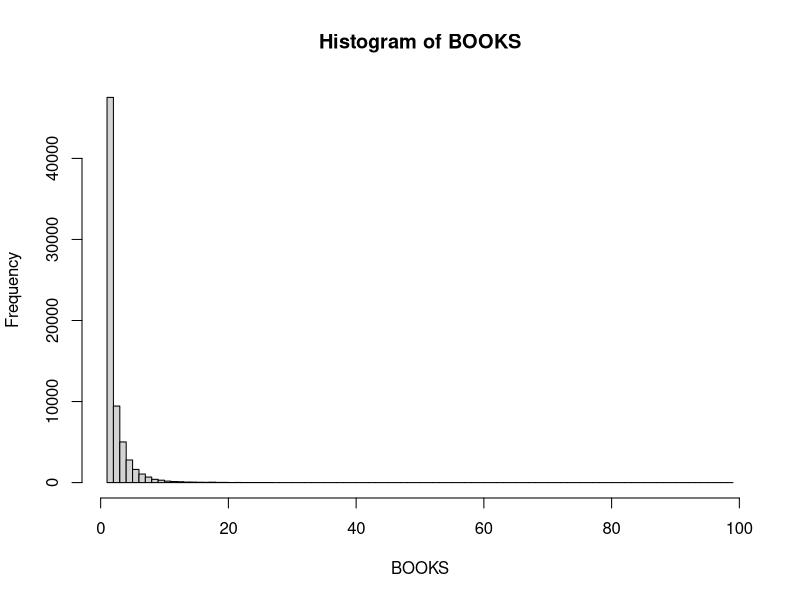
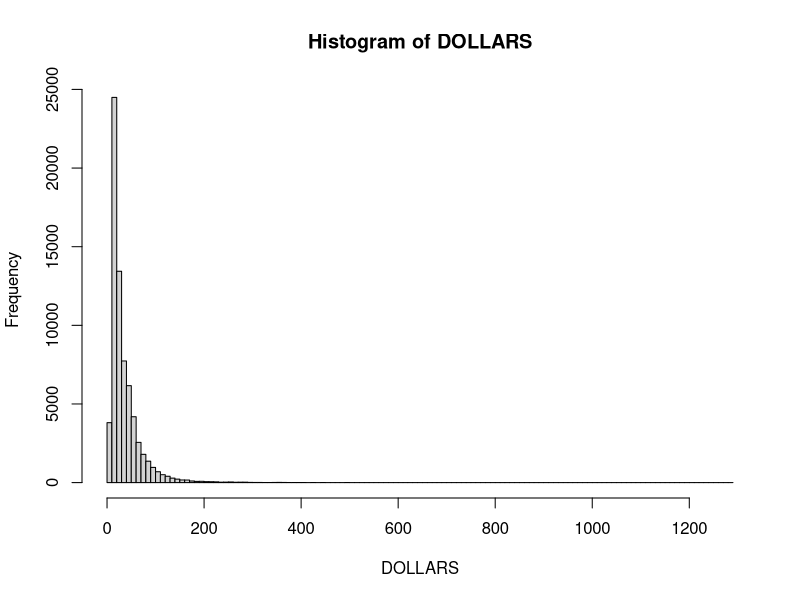
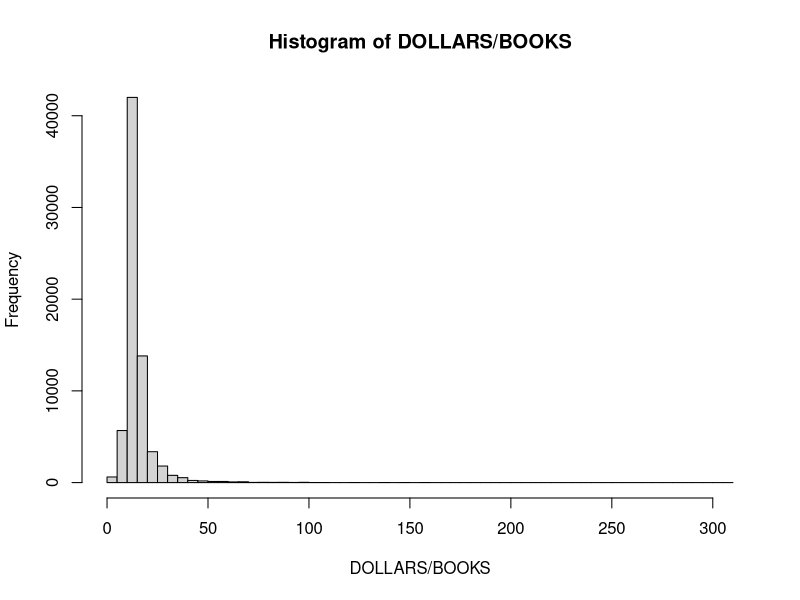

Write the R code that produced these figures, in order. (Note: this script raises an error after producing the figures.)

rm(list=ls())

#set working directory
# install.packages("data.table)
library(data.table)
# install.packages("dplyr")
library(dplyr)
library("pROC")


#Question 1
#load transaction data and retention data
data<-fread("book_transaction.csv")

# take a look at the column properties
str(data)

# specify the date format for DATE variable
data[, DATE:=as.Date(DATE,format="%m/%d/%Y")]  

str(data)
head(data)

# summary data
table(is.na(data))
summary(data)

data[, hist(BOOKS, breaks = 100)]
data[, hist(DOLLARS, breaks = 100)]
data[, hist(DOLLARS/BOOKS, breaks = 100)]


#split the data into calibration and validation samples at 9/30/17
data.calibration<-data[DATE<=as.Date(c("2017-09-30")),]
data.validation<-data[DATE>as.Date(c("2017-09-30")),]

# create new data frames that aggregate info at per ID level
# monetary = average spend
# frequency = number of separate orders
# lastpurchase = date of most recent purchase
# numBOOKS = average number of BOOKS ordered
new.calibration <- data.calibration[,list(monetary=mean(DOLLARS),
                                          frequency=length(DOLLARS),
                                          lastpurchase=as.Date(max(DATE)),
                                          recency=as.numeric(max(data.calibration$DATE)-max(DATE)),
                                          numbooks=sum(BOOKS)),
                                    by=.(ID)]

new.validation <- data.validation[,list(monetary=mean(DOLLARS),
                                        frequency=length(DOLLARS),
                                        lastpurchase=as.Date(max(DATE)),
                                        recency=as.numeric(max(data.validation$DATE)-max(DATE)),
                                        numbooks=sum(BOOKS)),
                                  by=.(ID)]


#Merge calibration and validation samples into wide format where NAs in the validation indicate not being retained
new<-merge(new.calibration, new.validation, by = c("ID"), all.x = TRUE)

#creates another column which returns a 1 if customer purchases in the validation period, 0 otherwise
new[,retained:=as.numeric(!is.na(monetary.y))]

View(new)


#Linear regression Question 2a
new.linearfit <-lm(retained ~ recency.x + frequency.x + monetary.x, data=new)
summary(new.linearfit)
new[, linearfit:=predict(new.linearfit, type="response")]

hist(new$linearfit)
View(new)

#Question 2b Impact of M on retention
monetaryprediction = expand.grid(recency.x=mean(new$recency.x),
                                 frequency.x=mean(new$frequency.x),
                                 monetary.x=seq(min(new$monetary.x),max(new$monetary.x)))
monetaryprediction$linearfit <- predict(new.linearfit, monetaryprediction,type="response")
plot(monetaryprediction$monetary.x,monetaryprediction$linearfit,col=3)


#Question 2b Impact of R on retention
recencyprediction = expand.grid(recency.x=seq(min(new$recency.x),max(new$recency.x)),
                                 frequency.x=mean(new$frequency.x),
                                 monetary.x=mean(new$monetary.x))
recencyprediction$linearfit <- predict(new.linearfit, recencyprediction,type="response")
plot(recencyprediction$recency.x,recencyprediction$linearfit,col=3)

#Question 2b Impact of F on Retention
frequencyprediction = expand.grid(recency.x=mean(new$recency.x),
                                frequency.x=seq(min(new$frequency.x),max(new$frequency.x)),
                                monetary.x=mean(new$monetary.x))
frequencyprediction$linearfit <- predict(new.linearfit, frequencyprediction,type="response")
plot(frequencyprediction$frequency.x,frequencyprediction$linearfit,col=3)


#Question 2c Logistic regression
new.logisticfit<- glm(retained ~ recency.x + frequency.x + monetary.x, data=new, family=binomial(link="logit"))
summary(new.logisticfit)

new[, logisticfit:=predict(new.logisticfit, type="response")]
new[, retainedpredict:=ifelse(logisticfit>=0.5,1,0)]
new[, table(retained,retainedpredict)]


#Question 2d marginal impacts
recencypredictionlogit = expand.grid(recency.x=seq(min(new$recency.x),max(new$recency.x)),
                                frequency.x=mean(new$frequency.x),
                                monetary.x=mean(new$monetary.x))
recencypredictionlogit$logisticfit <- predict(new.logisticfit, recencypredictionlogit,type="response")
plot(recencypredictionlogit$recency.x,recencypredictionlogit$logisticfit,col=3)


frequencypredictionlogit = expand.grid(recency.x=mean(new$recency.x),
                                  frequency.x=seq(min(new$frequency.x),max(new$frequency.x)),
                                  monetary.x=mean(new$monetary.x))
frequencypredictionlogit$logisticfit <- predict(new.logisticfit, frequencypredictionlogit,type="response")
plot(frequencypredictionlogit$frequency.x,frequencypredictionlogit$logisticfit,col=3)



#Question 3
#3. Decile analysis: For recency.x, frequency.x, and monetary.x in the restructured data, 
#create new columns that place each customer into a decile based on how they rank. 
#This will be easy to do with the package “dplyr” and the function “ntile.” 
#Calculate and plot the percent retention in decile of recency, each decile of frequency, 
#and each decile of monetary. (1 pt)each
new[, recency_quantile := ntile(recency.x,10)]
new[,table(recency_quantile)]
targetedrecency = new[, list(n.retained=sum(retained),
                       n=length(retained),
                       rate_observed=sum(retained)/length(retained),
                       rate_predicted=mean(logisticfit)),
                by=.(recency_quantile)]
targetedrecency
targetedrecency = targetedrecency[order(-recency_quantile),]
targetedrecency
targetedrecency[,plot(order(-recency_quantile),rate_predicted,type="b")]
targetedrecency[,abline(h=max(rate_predicted),col=2)]

new[, frequency_quantile:=ntile(frequency.x,10)]
new[,table(frequency_quantile)]
targetedfrequency = new[, list(n.retained=sum(retained),
                             n=length(retained),
                             rate_observed=sum(retained)/length(retained),
                             rate_predicted=mean(logisticfit)),
                      by=.(frequency_quantile)]
targetedfrequency
targetedfrequency = targetedfrequency[order(-frequency_quantile),]
targetedfrequency
targetedfrequency[,plot(order(-frequency_quantile),rate_predicted,type="b")]
targetedfrequency[,abline(h=max(rate_predicted),col=2)]

new[, monetary_quantile:=ntile(monetary.x,10)]
new[,table(monetary_quantile)]
targetedmonetary = new[, list(n.retained=sum(retained),
                               n=length(retained),
                               rate_observed=sum(retained)/length(retained),
                               rate_predicted=mean(logisticfit)),
                        by=.(monetary_quantile)]
targetedmonetary
targetedmonetary = targetedmonetary[order(-monetary_quantile),]
targetedmonetary
targetedmonetary[,plot(order(-monetary_quantile),rate_predicted,type="b")]
targetedmonetary[,abline(h=max(rate_predicted),col=2)]




#Question 4 a

setorder(targetedrecency,-recency_quantile)
targetedrecency
targetedrecency[,cumlift:=(cumsum(n.retained)/cumsum(n))/(sum(n.retained)/sum(n))] 
targetedrecency[,cumcustomerpt:=cumsum(n)/sum(n)]
targetedrecency
targetedrecency[, plot(cumcustomerpt,cumlift,type="b")]




#Question 4 b
new[, logisticfit_quantile:=ntile(logisticfit,10)]
new[,table(logisticfit_quantile)]
targeted1 = new[, list(n.retained=sum(retainedpredict),
                       n=length(retainedpredict),
                       rate_observed=sum(retainedpredict)/length(retainedpredict),
                       rate_predicted=mean(logisticfit)),
                by=.(logisticfit_quantile)]
targeted1
targeted1 = targeted1[order(-logisticfit_quantile),]
targeted1
targeted1[,plot(order(-logisticfit_quantile),rate_predicted,type="b")]
targeted1[,abline(h=max(rate_predicted),col=2)]


# cumulative lift chart
setorder(targeted1,-logisticfit_quantile)
targeted1
targeted1[,cumlift:=(cumsum(n.retained)/cumsum(n))/(sum(n.retained)/sum(n))] 
targeted1[,cumcustomerpt:=cumsum(n)/sum(n)]
targeted1
targeted1[, plot(cumcustomerpt,cumlift,type="b")]

#Question 4c
# randomly select 10%
overall.responserate = mean(new$retained)
overall.responserate


#Question 4d

new[, logisticfit_quantile:=ntile(logisticfit,10)]
new[,table(logisticfit_quantile)]
targeted2 = new[, list(n.retained=sum(retainedpredict),
                       n=length(retainedpredict),
                       rate_observed=sum(retainedpredict)/length(retainedpredict),
                       rate_predicted=mean(logisticfit)),
                by=.(logisticfit_quantile)]
targeted2
targeted2 = targeted2[order(-logisticfit_quantile),]
targeted2
targeted2[,plot(order(-logisticfit_quantile),rate_predicted,type="b")]
targeted2[,abline(h=max(rate_predicted),col=2)]

setorder(targeted2, -logisticfit_quantile)
targeted2[, gains:=cumsum(n.retained)/sum(n.retained)]
targeted2[, cumcustomerpt:=cumsum(n)/sum(n)]

targeted2[,plot(cumcustomerpt,gains,type="b",ylim=c(0,1),main="Gains Chart")]; abline(0,1,col=2)


#Question 4e 
setorder(targetedfrequency,-frequency_quantile)
targetedfrequency
targetedfrequency[, gains:=cumsum(n.retained)/sum(n.retained)]
targetedfrequency[, cumcustomerpt:=cumsum(n)/sum(n)]

targetedfrequency[,plot(cumcustomerpt,gains,type="b",ylim=c(0,1),main="Gains Chart against deciles based on frequency")]; abline(0,1,col=2)
